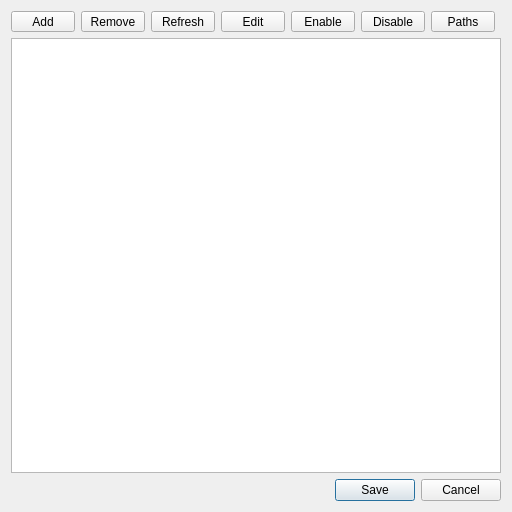
<?xml version="1.0" encoding="UTF-8"?>
<ui version="4.0">
 <class>Dialog</class>
 <widget class="QDialog" name="Dialog">
  <property name="geometry">
   <rect>
    <x>0</x>
    <y>0</y>
    <width>512</width>
    <height>512</height>
   </rect>
  </property>
  <property name="windowTitle">
   <string>Job Management</string>
  </property>
  <property name="modal">
   <bool>true</bool>
  </property>
  <layout class="QVBoxLayout" name="verticalLayout">
   <item>
    <widget class="QFrame" name="renderQueueToolbar_frame">
     <property name="frameShape">
      <enum>QFrame::NoFrame</enum>
     </property>
     <property name="frameShadow">
      <enum>QFrame::Raised</enum>
     </property>
     <layout class="QHBoxLayout" name="horizontalLayout_10">
      <property name="margin">
       <number>0</number>
      </property>
      <item>
       <widget class="QToolButton" name="jobAdd_toolButton">
        <property name="minimumSize">
         <size>
          <width>64</width>
          <height>0</height>
         </size>
        </property>
        <property name="toolTip">
         <string>&lt;html&gt;&lt;head/&gt;&lt;body&gt;&lt;p&gt;&lt;span style=&quot; font-weight:600;&quot;&gt;Add a new job&lt;/span&gt;&lt;/p&gt;&lt;p&gt;Add a job to the jobs database.&lt;/p&gt;&lt;/body&gt;&lt;/html&gt;</string>
        </property>
        <property name="text">
         <string>Add</string>
        </property>
        <property name="icon">
         <iconset resource="../../ui/rsc.qrc">
          <normaloff>:/rsc/rsc/icon_add.png</normaloff>
          <disabledoff>:/rsc/rsc/icon_add_disabled.png</disabledoff>:/rsc/rsc/icon_add.png</iconset>
        </property>
        <property name="iconSize">
         <size>
          <width>32</width>
          <height>32</height>
         </size>
        </property>
        <property name="toolButtonStyle">
         <enum>Qt::ToolButtonTextUnderIcon</enum>
        </property>
       </widget>
      </item>
      <item>
       <widget class="QToolButton" name="jobDelete_toolButton">
        <property name="minimumSize">
         <size>
          <width>64</width>
          <height>0</height>
         </size>
        </property>
        <property name="toolTip">
         <string>&lt;html&gt;&lt;head/&gt;&lt;body&gt;&lt;p&gt;&lt;span style=&quot; font-weight:600;&quot;&gt;Remove job(s)&lt;/span&gt;&lt;/p&gt;&lt;p&gt;Remove the selected job(s) from the jobs database.&lt;/p&gt;&lt;/body&gt;&lt;/html&gt;</string>
        </property>
        <property name="text">
         <string>Remove</string>
        </property>
        <property name="icon">
         <iconset resource="../../ui/rsc.qrc">
          <normaloff>:/rsc/rsc/icon_delete.png</normaloff>
          <disabledoff>:/rsc/rsc/icon_delete_disabled.png</disabledoff>:/rsc/rsc/icon_delete.png</iconset>
        </property>
        <property name="iconSize">
         <size>
          <width>32</width>
          <height>32</height>
         </size>
        </property>
        <property name="toolButtonStyle">
         <enum>Qt::ToolButtonTextUnderIcon</enum>
        </property>
       </widget>
      </item>
      <item>
       <widget class="QToolButton" name="refresh_toolButton">
        <property name="minimumSize">
         <size>
          <width>64</width>
          <height>0</height>
         </size>
        </property>
        <property name="toolTip">
         <string>&lt;html&gt;&lt;head/&gt;&lt;body&gt;&lt;p&gt;&lt;span style=&quot; font-weight:600;&quot;&gt;Refresh&lt;/span&gt;&lt;/p&gt;&lt;p&gt;Reload the jobs database and update the view. This will undo any unsaved changes you have made.&lt;/p&gt;&lt;/body&gt;&lt;/html&gt;</string>
        </property>
        <property name="text">
         <string>Refresh</string>
        </property>
        <property name="icon">
         <iconset resource="../../ui/rsc.qrc">
          <normaloff>:/rsc/rsc/icon_refresh.png</normaloff>
          <disabledoff>:/rsc/rsc/icon_refresh_disabled.png</disabledoff>:/rsc/rsc/icon_refresh.png</iconset>
        </property>
        <property name="iconSize">
         <size>
          <width>32</width>
          <height>32</height>
         </size>
        </property>
        <property name="toolButtonStyle">
         <enum>Qt::ToolButtonTextUnderIcon</enum>
        </property>
       </widget>
      </item>
      <item>
       <widget class="QToolButton" name="jobEdit_toolButton">
        <property name="minimumSize">
         <size>
          <width>64</width>
          <height>0</height>
         </size>
        </property>
        <property name="toolTip">
         <string>&lt;html&gt;&lt;head/&gt;&lt;body&gt;&lt;p&gt;&lt;span style=&quot; font-weight:600;&quot;&gt;Edit job&lt;/span&gt;&lt;/p&gt;&lt;p&gt;Modify the selected job settings.&lt;/p&gt;&lt;/body&gt;&lt;/html&gt;</string>
        </property>
        <property name="text">
         <string>Edit</string>
        </property>
        <property name="icon">
         <iconset resource="../../ui/rsc.qrc">
          <normaloff>:/rsc/rsc/icon_editor.png</normaloff>
          <disabledoff>:/rsc/rsc/icon_editor_disabled.png</disabledoff>:/rsc/rsc/icon_editor.png</iconset>
        </property>
        <property name="iconSize">
         <size>
          <width>32</width>
          <height>32</height>
         </size>
        </property>
        <property name="toolButtonStyle">
         <enum>Qt::ToolButtonTextUnderIcon</enum>
        </property>
       </widget>
      </item>
      <item>
       <widget class="QToolButton" name="jobEnable_toolButton">
        <property name="minimumSize">
         <size>
          <width>64</width>
          <height>0</height>
         </size>
        </property>
        <property name="toolTip">
         <string>&lt;html&gt;&lt;head/&gt;&lt;body&gt;&lt;p&gt;&lt;span style=&quot; font-weight:600;&quot;&gt;Enable job(s)&lt;/span&gt;&lt;/p&gt;&lt;p&gt;The selected job(s) will be marked as enabled. They will appear in the main UI.&lt;/p&gt;&lt;/body&gt;&lt;/html&gt;</string>
        </property>
        <property name="text">
         <string>Enable</string>
        </property>
        <property name="icon">
         <iconset resource="../../ui/rsc.qrc">
          <normaloff>:/rsc/rsc/icon_tick.png</normaloff>
          <disabledoff>:/rsc/rsc/icon_tick_disabled.png</disabledoff>:/rsc/rsc/icon_tick.png</iconset>
        </property>
        <property name="iconSize">
         <size>
          <width>32</width>
          <height>32</height>
         </size>
        </property>
        <property name="toolButtonStyle">
         <enum>Qt::ToolButtonTextUnderIcon</enum>
        </property>
       </widget>
      </item>
      <item>
       <widget class="QToolButton" name="jobDisable_toolButton">
        <property name="minimumSize">
         <size>
          <width>64</width>
          <height>0</height>
         </size>
        </property>
        <property name="toolTip">
         <string>&lt;html&gt;&lt;head/&gt;&lt;body&gt;&lt;p&gt;&lt;span style=&quot; font-weight:600;&quot;&gt;Disable job(s)&lt;/span&gt;&lt;/p&gt;&lt;p&gt;The selected job(s) will be marked as disabled. They will not appear in the main UI.&lt;/p&gt;&lt;/body&gt;&lt;/html&gt;</string>
        </property>
        <property name="text">
         <string>Disable</string>
        </property>
        <property name="icon">
         <iconset resource="../../ui/rsc.qrc">
          <normaloff>:/rsc/rsc/icon_cross.png</normaloff>
          <disabledoff>:/rsc/rsc/icon_cross_disabled.png</disabledoff>:/rsc/rsc/icon_cross.png</iconset>
        </property>
        <property name="iconSize">
         <size>
          <width>32</width>
          <height>32</height>
         </size>
        </property>
        <property name="toolButtonStyle">
         <enum>Qt::ToolButtonTextUnderIcon</enum>
        </property>
       </widget>
      </item>
      <item>
       <widget class="QToolButton" name="editPaths_toolButton">
        <property name="minimumSize">
         <size>
          <width>64</width>
          <height>0</height>
         </size>
        </property>
        <property name="toolTip">
         <string>&lt;html&gt;&lt;head/&gt;&lt;body&gt;&lt;p&gt;&lt;span style=&quot; font-weight:600;&quot;&gt;Edit paths&lt;/span&gt;&lt;/p&gt;&lt;p&gt;Set up the root filesystem paths where jobs and other data will be stored. This enables portability between different operating systems.&lt;/p&gt;&lt;/body&gt;&lt;/html&gt;</string>
        </property>
        <property name="text">
         <string>Paths</string>
        </property>
        <property name="icon">
         <iconset resource="../../ui/rsc.qrc">
          <normaloff>:/rsc/rsc/icon_folder.png</normaloff>
          <disabledoff>:/rsc/rsc/icon_folder_disabled.png</disabledoff>:/rsc/rsc/icon_folder.png</iconset>
        </property>
        <property name="iconSize">
         <size>
          <width>32</width>
          <height>32</height>
         </size>
        </property>
        <property name="toolButtonStyle">
         <enum>Qt::ToolButtonTextUnderIcon</enum>
        </property>
       </widget>
      </item>
      <item>
       <spacer name="horizontalSpacer">
        <property name="orientation">
         <enum>Qt::Horizontal</enum>
        </property>
        <property name="sizeHint" stdset="0">
         <size>
          <width>40</width>
          <height>20</height>
         </size>
        </property>
       </spacer>
      </item>
     </layout>
    </widget>
   </item>
   <item>
    <widget class="QListWidget" name="jobs_listWidget">
     <property name="alternatingRowColors">
      <bool>true</bool>
     </property>
     <property name="selectionMode">
      <enum>QAbstractItemView::ExtendedSelection</enum>
     </property>
     <property name="sortingEnabled">
      <bool>true</bool>
     </property>
    </widget>
   </item>
   <item>
    <widget class="QDialogButtonBox" name="main_buttonBox">
     <property name="standardButtons">
      <set>QDialogButtonBox::Cancel|QDialogButtonBox::Save</set>
     </property>
    </widget>
   </item>
  </layout>
 </widget>
 <resources>
  <include location="../../ui/rsc.qrc"/>
 </resources>
 <connections/>
</ui>
